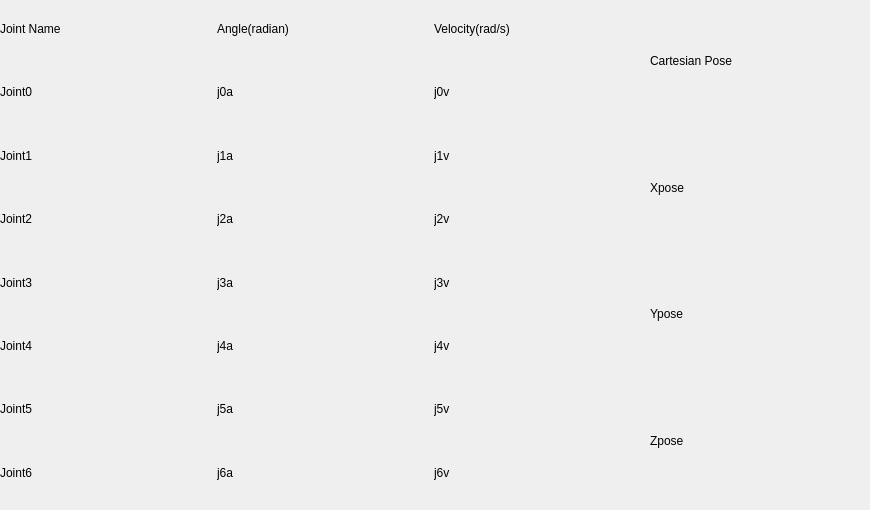
     <widget class="QWidget" name="tab_5">
      <attribute name="title">
       <string>Right Arm</string>
      </attribute>
      <widget class="QWidget" name="horizontalLayoutWidget_2">
       <property name="geometry">
        <rect>
         <x>0</x>
         <y>0</y>
         <width>861</width>
         <height>501</height>
        </rect>
       </property>
       <layout class="QHBoxLayout" name="horizontalLayout_5">
        <item>
         <layout class="QVBoxLayout" name="verticalLayout_9">
          <item>
           <widget class="QLabel" name="label_43">
            <property name="text">
             <string>Joint Name</string>
            </property>
           </widget>
          </item>
          <item>
           <widget class="QLabel" name="label_44">
            <property name="text">
             <string>Joint0</string>
            </property>
           </widget>
          </item>
          <item>
           <widget class="QLabel" name="label_45">
            <property name="text">
             <string>Joint1</string>
            </property>
           </widget>
          </item>
          <item>
           <widget class="QLabel" name="label_46">
            <property name="text">
             <string>Joint2</string>
            </property>
           </widget>
          </item>
          <item>
           <widget class="QLabel" name="label_47">
            <property name="text">
             <string>Joint3</string>
            </property>
           </widget>
          </item>
          <item>
           <widget class="QLabel" name="label_48">
            <property name="text">
             <string>Joint4</string>
            </property>
           </widget>
          </item>
          <item>
           <widget class="QLabel" name="label_49">
            <property name="text">
             <string>Joint5</string>
            </property>
           </widget>
          </item>
          <item>
           <widget class="QLabel" name="label_50">
            <property name="text">
             <string>Joint6</string>
            </property>
           </widget>
          </item>
         </layout>
        </item>
        <item>
         <layout class="QVBoxLayout" name="verticalLayout_10">
          <item>
           <widget class="QLabel" name="label_51">
            <property name="text">
             <string>Angle(radian)</string>
            </property>
           </widget>
          </item>
          <item>
           <widget class="QLabel" name="label_52">
            <property name="text">
             <string>j0a</string>
            </property>
           </widget>
          </item>
          <item>
           <widget class="QLabel" name="label_53">
            <property name="text">
             <string>j1a</string>
            </property>
           </widget>
          </item>
          <item>
           <widget class="QLabel" name="label_54">
            <property name="text">
             <string>j2a</string>
            </property>
           </widget>
          </item>
          <item>
           <widget class="QLabel" name="label_55">
            <property name="text">
             <string>j3a</string>
            </property>
           </widget>
          </item>
          <item>
           <widget class="QLabel" name="label_56">
            <property name="text">
             <string>j4a</string>
            </property>
           </widget>
          </item>
          <item>
           <widget class="QLabel" name="label_57">
            <property name="text">
             <string>j5a</string>
            </property>
           </widget>
          </item>
          <item>
           <widget class="QLabel" name="label_58">
            <property name="text">
             <string>j6a</string>
            </property>
           </widget>
          </item>
         </layout>
        </item>
        <item>
         <layout class="QVBoxLayout" name="verticalLayout_11">
          <item>
           <widget class="QLabel" name="label_59">
            <property name="text">
             <string>Velocity(rad/s)</string>
            </property>
           </widget>
          </item>
          <item>
           <widget class="QLabel" name="label_60">
            <property name="text">
             <string>j0v</string>
            </property>
           </widget>
          </item>
          <item>
           <widget class="QLabel" name="label_61">
            <property name="text">
             <string>j1v</string>
            </property>
           </widget>
          </item>
          <item>
           <widget class="QLabel" name="label_62">
            <property name="text">
             <string>j2v</string>
            </property>
           </widget>
          </item>
          <item>
           <widget class="QLabel" name="label_63">
            <property name="text">
             <string>j3v</string>
            </property>
           </widget>
          </item>
          <item>
           <widget class="QLabel" name="label_64">
            <property name="text">
             <string>j4v</string>
            </property>
           </widget>
          </item>
          <item>
           <widget class="QLabel" name="label_65">
            <property name="text">
             <string>j5v</string>
            </property>
           </widget>
          </item>
          <item>
           <widget class="QLabel" name="label_66">
            <property name="text">
             <string>j6v</string>
            </property>
           </widget>
          </item>
         </layout>
        </item>
        <item>
         <layout class="QVBoxLayout" name="verticalLayout_12">
          <item>
           <widget class="QLabel" name="label_67">
            <property name="text">
             <string>Cartesian Pose</string>
            </property>
           </widget>
          </item>
          <item>
           <widget class="QLabel" name="label_68">
            <property name="text">
             <string>Xpose</string>
            </property>
           </widget>
          </item>
          <item>
           <widget class="QLabel" name="label_69">
            <property name="text">
             <string>Ypose</string>
            </property>
           </widget>
          </item>
          <item>
           <widget class="QLabel" name="label_70">
            <property name="text">
             <string>Zpose</string>
            </property>
           </widget>
          </item>
         </layout>
        </item>
       </layout>
      </widget>
     </widget>
